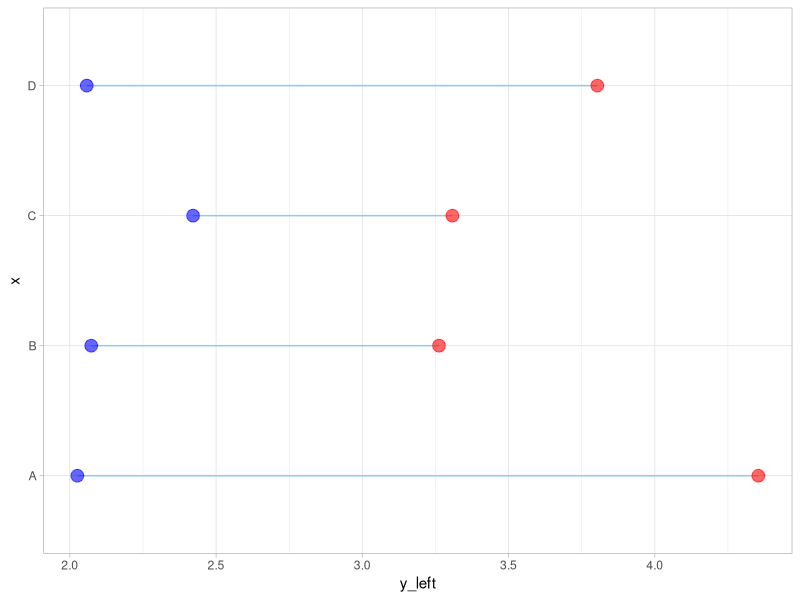
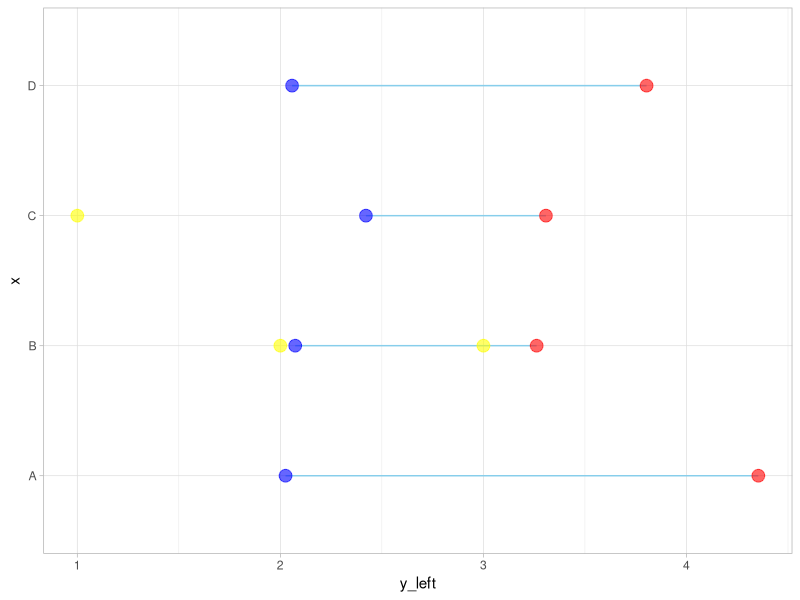
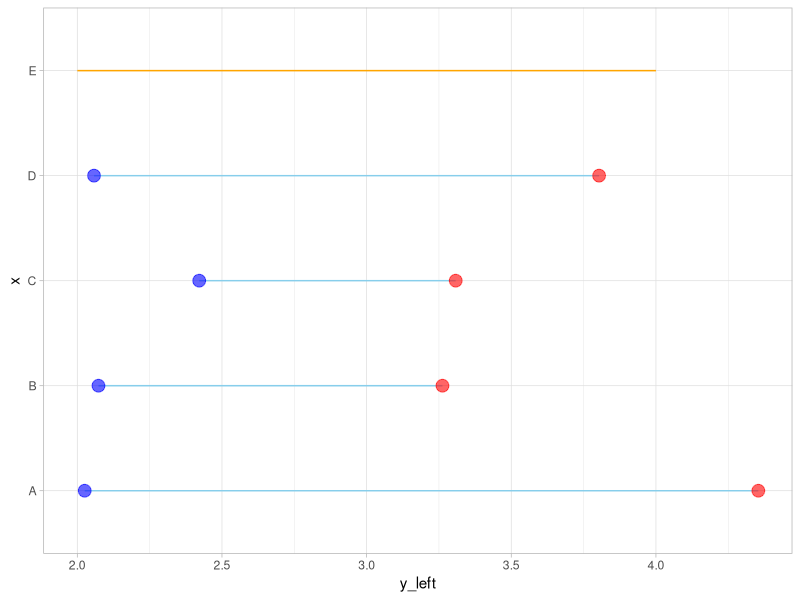

Here is the R script that generated these plots, in order:
# visualization sketch

# one patient -----
# lollipop for one patient over time
# x axis is the time
# y axis is the treatment / drug pattern / detox 

# for the drug pattern, should also highlight different
# types with color: relapse, use decrease, abstience etc


# Libraries
library(ggplot2)

# Create data
data <- data.frame(
  x=LETTERS[1:4],
  y_left = 2 + c(rnorm(4, mean = 0, sd = 0.5)), 
  y_right = 4 + c(rnorm(4, mean = 0, sd = 0.5))
)


# Horizontal version
plt <- ggplot(data, aes(x=x, y=y_left)) 
plt <- plt + geom_segment(aes(x=x, xend=x, y=y_left, yend=y_right), 
                          color="skyblue")
# add point: left
plt <- plt + geom_point(aes(x =x, y = y_left), color="blue", size=4, alpha=0.6) 
plt <- plt + geom_point(aes(x =x, y = y_right), color="red", size=4, alpha=0.6) 

plt <- plt + theme_light() 
plt <- plt + coord_flip() 
plt

# add additional line data
point_data <- data.frame(x = 'B', y = 2)
point_data2 <- data.frame(x = c('B', 'B', 'C'), 
                          y = c(2, 3, 1))

plt + geom_point(data = point_data2, 
                 aes(x = x, y = y), color="yellow", size=4, alpha=0.6) 

# add additional segment data
segment_data <- data.frame(
  x=LETTERS[5],
  y_left = 2, 
  y_right = 4
)

plt + geom_segment(data = segment_data, 
                   aes(x=x, xend=x, y=y_left, yend=y_right), 
                   color="orange")




# multiple patients ----
# functionality to account for treatment type, summary
# ordering of groups








